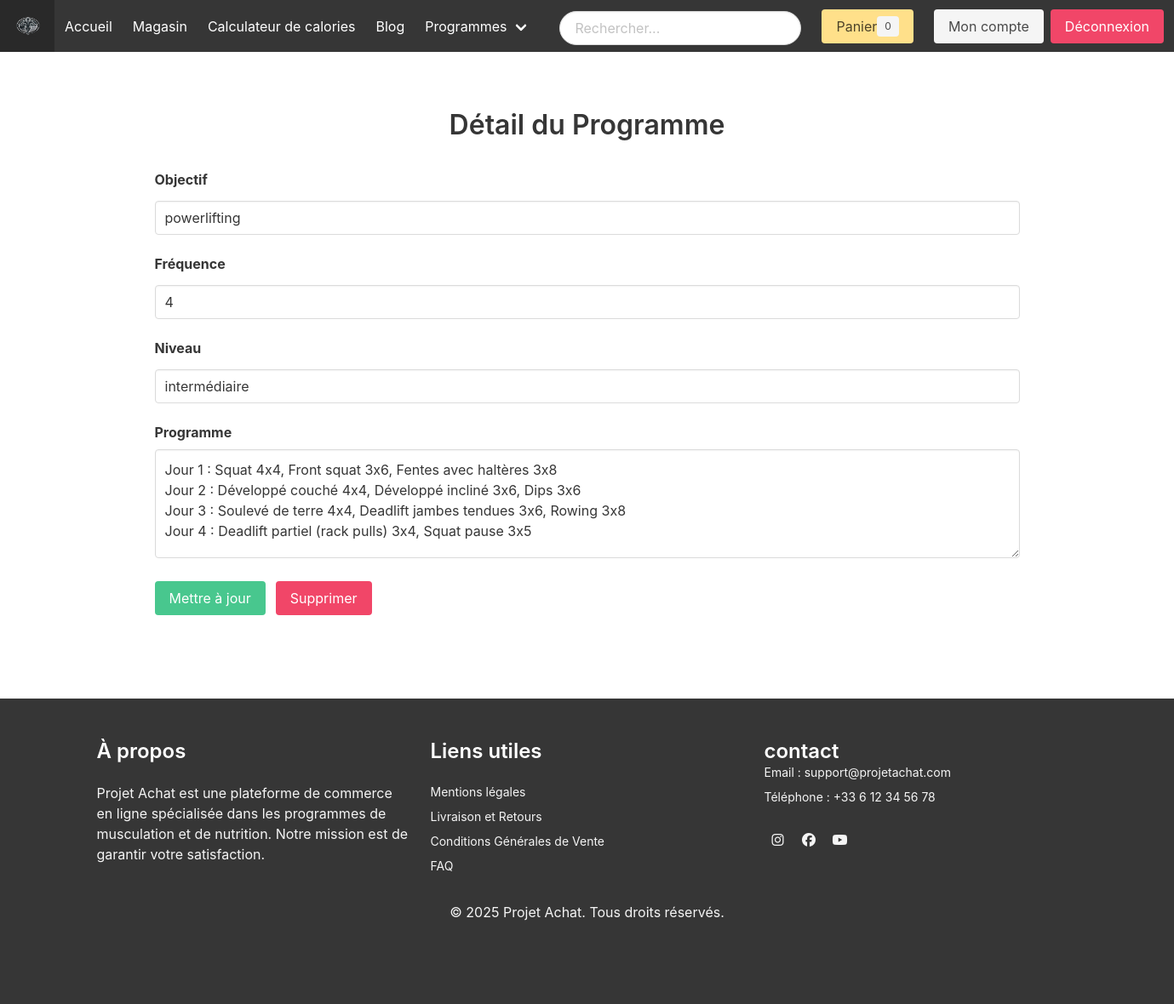
The app's page /pages/detail_programme.php?id=8 (signed in) with its own data.
### tables this page shows
CREATE TABLE IF NOT EXISTS `user_programs` (
  `id_programme` int NOT NULL AUTO_INCREMENT,
  `user_id` int NOT NULL,
  `objectif` varchar(255) NOT NULL,
  `frequence` int DEFAULT NULL,
  `niveau` varchar(50) NOT NULL,
  `programme` text NOT NULL,
  `created_at` timestamp NULL DEFAULT CURRENT_TIMESTAMP,
  `updated_at` timestamp NULL DEFAULT CURRENT_TIMESTAMP ON UPDATE CURRENT_TIMESTAMP,
  PRIMARY KEY (`id_programme`),
  KEY `fk_user_programs_user` (`user_id`),
  CONSTRAINT `fk_user_programs_user` FOREIGN KEY (`user_id`) REFERENCES `utilisateurs` (`id_utilisateur`) ON DELETE CASCADE
);

### pages/detail_programme.php (the view, shortened to what this page needs)
<?php
include '../config/db.php';
$programmeId = (int) $_GET['id'];
$userId = $_SESSION['user_id'];
try {
    $stmt = $pdo->prepare("SELECT * FROM user_programs WHERE id_programme = :id AND user_id = :user_id");
    $stmt->execute(['id' => $programmeId, 'user_id' => $userId]);
    $programme = $stmt->fetch();
} catch (PDOException $e) {
    die("Erreur : " . $e->getMessage());
}
?>
<!DOCTYPE html>
<html lang="fr">
<head>
    <link rel="stylesheet" href="https://cdn.jsdelivr.net/npm/bulma@0.9.4/css/bulma.min.css">
</head>
<body>
<?php include '../includes/header.php'; ?>
<main class="container">
    <section class="section">
        <h1 class="title">Détail du Programme</h1>
        <form method="POST">
            <div class="field">
                <label class="label">Objectif</label>
                <div class="control">
                    <input class="input" type="text" name="objectif" value="<?= htmlspecialchars($programme['objectif']); ?>" required>
                </div>
            </div>
            <div class="field">
                <label class="label">Fréquence</label>
                <div class="control">
                    <input class="input" type="number" name="frequence" min="1" max="7" value="<?= htmlspecialchars($programme['frequence']); ?>" required>
                </div>
            </div>
            <div class="field">
                <label class="label">Niveau</label>
                <div class="control">
                    <input class="input" type="text" name="niveau" value="<?= htmlspecialchars($programme['niveau']); ?>" required>
                </div>
            </div>
            <div class="field">
                <label class="label">Programme</label>
                <div class="control">
                    <textarea class="textarea" name="programme" required><?= htmlspecialchars($programme['programme']); ?></textarea>
                </div>
            </div>
            <div class="field is-grouped">
                <div class="control">
                    <button type="submit" name="update" class="button is-success">Mettre à jour</button>
                </div>
                <div class="control">
                    <button type="submit" name="delete" class="button is-danger">Supprimer</button>
                </div>
            </div>
        </form>
    </section>
</main>
<?php include '../includes/footer.php'; ?>
</body>
</html>

### css/style.css (style rules this page uses)
body { font-family: Arial, sans-serif; margin: 0; padding: 0; }
main { padding: 20px; max-width: 800px; margin: auto; }
h1 { color: #ffffff; text-align: center; margin-bottom: 20px; }
section { margin-bottom: 30px; }
form { display: flex; flex-direction: column; }
form label { margin-top: 10px; font-size: 14px; }
form input, form textarea, form button { margin-top: 5px; padding: 10px; font-size: 14px; border: 1px solid #ccc; border-radius: 4px; }
form button { background-color: #333; color: #fff; cursor: pointer; margin-top: 15px; }

### records on screen
user_programs: objectif "powerlifting", frequence "4", niveau "intermédiaire", programme "Jour 1 : Squat 4x4, Front squat 3x6, Fentes avec haltères 3x8 Jour 2 : Développé couché 4x4, Développé incliné 3x6, Dips 3x6 Jour 3 : Soulevé de terre 4x4, Deadlift jambes tendues 3x6, Rowing 3x8 Jour 4 : Deadlift partiel (rack pulls) 3x4, Squat pause 3x5"
